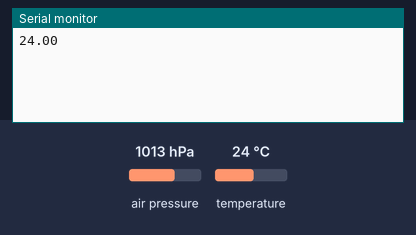
Bench run of a sketch on a simulated Arduino Uno, built with avr-gcc and run on an emulated ATmega328P. On the bench: the last lines printed to the serial monitor. Inputs (shaded band) come from the test bench; at power-on: temperature 24 °C, air pressure 1013 hPa.

Above: at 1.2 s.
1.3 s: temperature set to 12 °C
At 2.5 s:
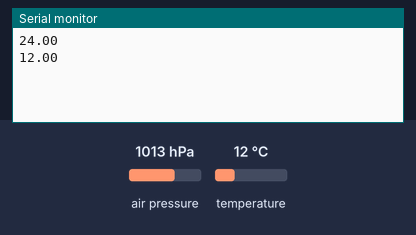
3.6 s: temperature set to 19 °C
At 5.3 s:
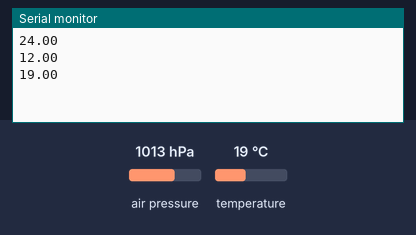
Timing chart, 0 to 6.8 s (numbered marks = the images above; inputs shaded):
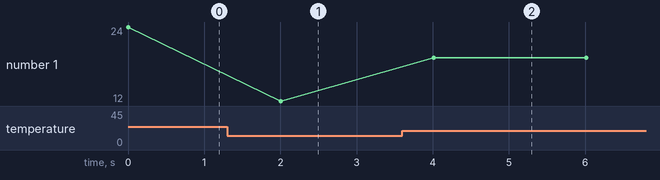

Measured:
- after the input at 1.3 s, the serial monitor: prints a new line after 0.71 s (image 1)
- after the input at 3.6 s, the serial monitor: prints a new line after 0.41 s (image 2)
- plotted number 1: 24 → 12 after the input at 1.3 s, 12 → 19 after the input at 3.6 s

The sketch:

BMP280.ino
```cpp
#include <Wire.h>             // include Wire library, required for I2C devices
#include <Adafruit_Sensor.h>  // include Adafruit sensor library
#include <Adafruit_BMP280.h>  // include adafruit library for BMP280 sensor


// define device I2C address: 0x76 or 0x77 (0x77 is library default address)
#define BMP280_I2C_ADDRESS  0x76

Adafruit_BMP280 bmp280;


void setup() {
  Serial.begin(9600);


  //Serial.println(F("Arduino + BMP280"));

  if (!bmp280.begin(BMP280_I2C_ADDRESS))
  {
    //Serial.println("Could not find a valid BMP280 sensor, check wiring!");
    while (1);
  }


}


// main loop
void loop()
{
  // get temperature, pressure and altitude from library
  float temperature = bmp280.readTemperature();  // get temperature
  float pressure    = bmp280.readPressure();     // get pressure
  float altitude_   = bmp280.readAltitude(1013.25); // get altitude (this should be adjusted to your local forecast)


  // print data on the serial monitor software
  // 1: print temperature
  //Serial.print("Temperature = ");
  Serial.print(temperature);
  //Serial.println(" °C");


  Serial.println();  // start a new line
  delay(2000);       // wait 2 seconds

}
// end of code.
```
